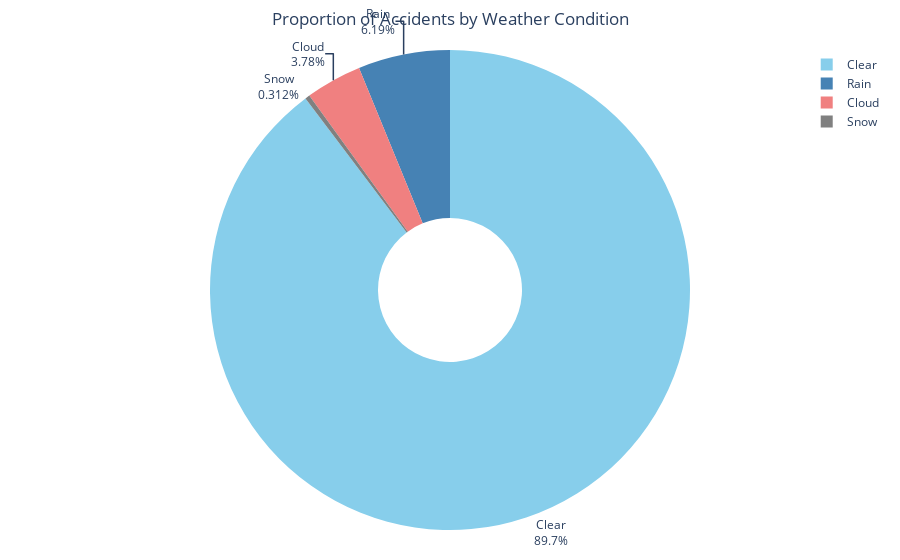

This figure's notebook cell:
### Code cell
import pandas as pd
import plotly.express as px

# 데이터 준비
weather_conditions = ["Clear", "Cloud", "Rain", "Snow"]
manual_acci = [cnt0, cnt1, cnt2, cnt3]
colors = ["skyblue", "steelblue", "lightcoral", "gray"]

# 데이터프레임 생성
data = pd.DataFrame({
    'Weather': weather_conditions,
    'Accidents': manual_acci
})

# 원형그래프 생성 (Plotly)
fig = px.pie(data, values='Accidents', names='Weather', title='Proportion of Accidents by Weather Condition',
             color_discrete_sequence=colors, hole=0.3)  # 도넛형으로 설정 가능

# 텍스트 위치 설정
fig.update_traces(textposition='outside', textinfo='percent+label')

# 마진 조정으로 빈 공백 제거
fig.update_layout(
    margin=dict(t=30, b=30, l=30, r=30),  # 위, 아래, 왼쪽, 오른쪽 여백 설정
    title_x=0.5  # 제목을 그래프 중앙으로 정렬
)

# 그래프 출력
fig.show()

### Figure 1 — Plotly figure (JSON) as saved in the notebook; plotly's stock layout.template omitted (floating-point values rounded to 4 significant figures)
{"data": [{"domain": {"x": [0, 1], "y": [0, 1]}, "hole": 0.3, "hovertemplate": "Weather=%{label}<br>Accidents=%{value}<extra></extra>", "labels": ["Clear", "Cloud", "Rain", "Snow"], "legendgroup": "", "name": "", "showlegend": true, "textinfo": "percent+label", "textposition": "outside", "type": "pie", "values": [155089, 6542, 10697, 540]}], "layout": {"legend": {"tracegroupgap": 0}, "margin": {"b": 30, "l": 30, "r": 30, "t": 30}, "piecolorway": ["skyblue", "steelblue", "lightcoral", "gray"], "title": {"text": "Proportion of Accidents by Weather Condition", "x": 0.5}}}
